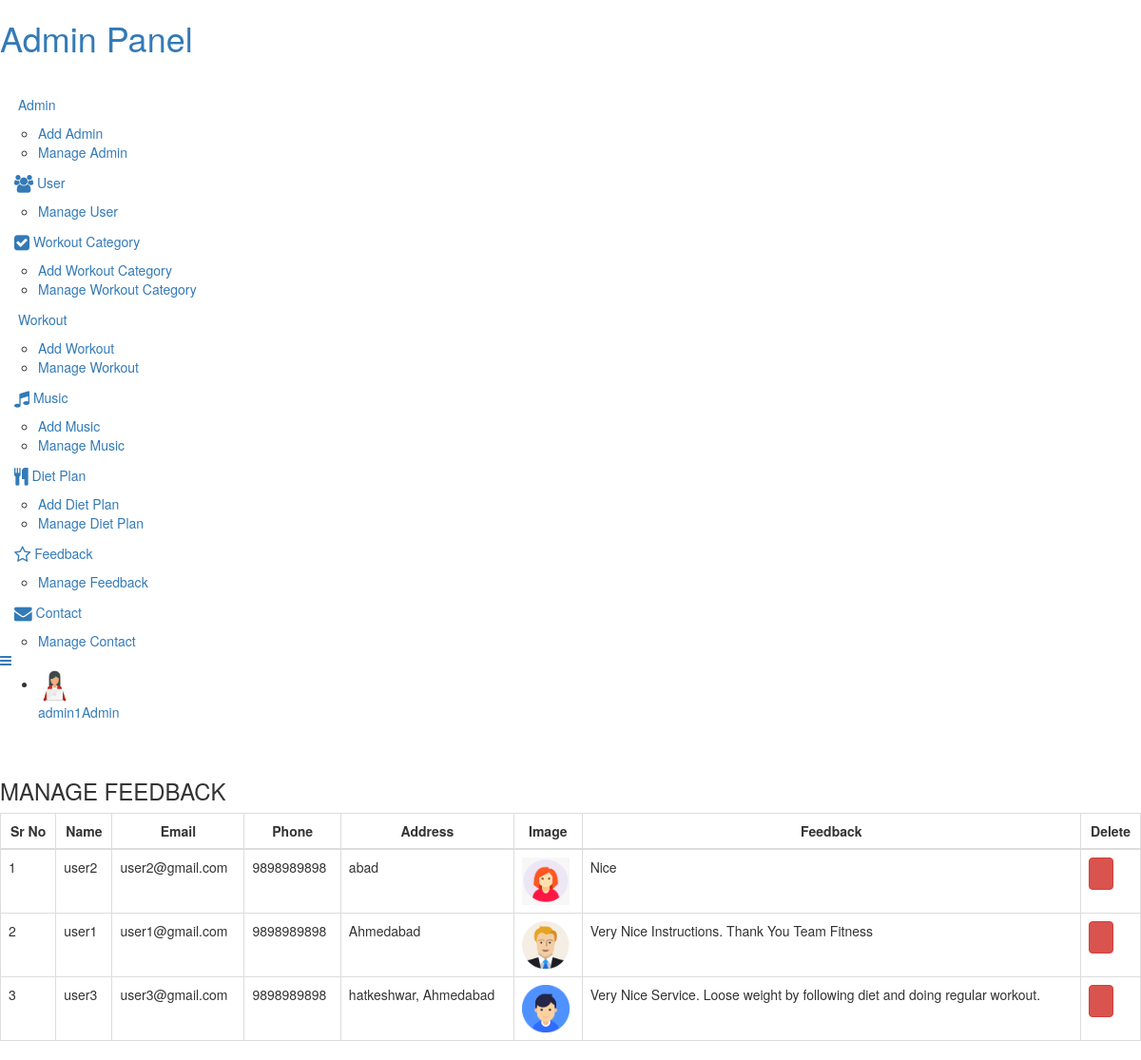
/admin/feedback.php (signed in), run on the app's committed database.
### tables this page shows
CREATE TABLE `tbl_feedback` (
  `f_id` int(11) NOT NULL,
  `feedback` varchar(150) DEFAULT NULL,
  `f_status` varchar(5) DEFAULT NULL,
  `l_id` int(11) DEFAULT NULL
);

### admin/feedback.php (the view, shortened to what this page needs)
<?php
include "header1.php";
?>
			<div id="page-wrapper">
				<div class="graphs">
					<h3 class="blank1">MANAGE FEEDBACK</h3>
					 <div class="xs tabls">
						<div class="bs-example4" data-example-id="contextual-table">
						<div class="table-responsive">
							<table class="table table-bordered">
							<thead>
								<tr>
									<th><center>Sr No</center></th>
                                    <th><center>Name</center></th>
                                    <th><center>Email</center></th>
                                    <th><center>Phone</center></th>
                                    <th><center>Address</center></th>
                                    <th><center>Image</center></th>
                                    <th><center>Feedback</center></th>
                                    <th><center>Delete</center></th>
								</tr>
							</thead>
							<tbody>
							<?php
                                $seq=1;
								$qry1="SELECT * FROM tbl_feedback WHERE f_status='1'";
								$run1=mysqli_query($con,$qry1);
								while($result1=mysqli_fetch_array($run1))
								{
									$l_id=$result1['l_id'];
									$qry2="SELECT * FROM tbl_login WHERE l_id='$l_id'";
									$run2=mysqli_query($con,$qry2);
									$result2=mysqli_fetch_array($run2);
                            ?>
                            <tr>
								<td><?php echo $seq; ?></td>
								<td><?php echo $result2['l_name']; ?></td>
								<td><?php echo $result2['l_email']; ?></td>
								<td><?php echo $result2['l_phone']; ?></td>
								<td class="p"><?php echo $result2['l_add']; ?></td>
								<td><img src="<?php echo $result2['l_img']; ?>" width="50px" height="50px"></td>
								<td class="p"><?php echo $result1['feedback']; ?></td>
								<td><a href="?del=<?php echo $result1['f_id'];?>" onclick="return confirm(' Sure to Delete');" class="btn btn-danger btn-circle btn"><i class="fa fa-trash"></i></a></td>
                            </tr>
                            <?php
								$seq++;
								}
							?>
							</tbody>
						</table>
					</div>
				</div>
			</div>
		</div>
	</div>
<?php
	include "footer1.php";
?>

### admin/header1.php (shortened to what this page needs)
<?php
include "connection.php";
    if(!isset($_SESSION['log']))
    {
        header("location:../user/login.php");
    }
    else
    {
        $log = $_SESSION['log'];
        $qry1="SELECT * FROM tbl_login WHERE l_email='$log'";
        $run1=mysqli_query($con,$qry1);
        $result1=mysqli_fetch_array($run1);
        $img=$result1['l_img'];
        $name=$result1['l_name'];
    }
?>
<!DOCTYPE HTML>
<html>
<head>
<link rel="stylesheet" href="https://cdnjs.cloudflare.com/ajax/libs/font-awesome/4.7.0/css/font-awesome.min.css">
<link href="css/bootstrap.min.css" rel='stylesheet' type='text/css' />
<link href="css/style.css" rel='stylesheet' type='text/css' />
<link href="css/font-awesome.css" rel="stylesheet">
<link rel="stylesheet" href="css/icon-font.min.css" type='text/css' />
<link href="css/animate.css" rel="stylesheet" type="text/css" media="all">
</head>
 <body class="sticky-header left-side-collapsed"  onload="initMap()">
    <section>
		<div class="left-side sticky-left-side">
			<div class="logo">
				<h1><a href="index.php">Admin <span>Panel</span></a></h1>
			</div>
			<div class="logo-icon text-center">
				<a href="index.php"><i class="lnr lnr-home"></i> </a>
			</div>
			<div class="left-side-inner">
					<ul class="nav nav-pills nav-stacked custom-nav">
						<li class="menu-list">
							<a href="#"><i class="fa fa-user-o fa-lg" aria-hidden="true"></i>
								<span>Admin</span></a>
								<ul class="sub-menu-list">
									<li><a href="add_admin.php">Add Admin</a> </li>
									<li><a href="manage_admin.php">Manage Admin</a></li>
								</ul>
						</li>
						<li class="menu-list">
							<a href="#"><i class="fa fa-users fa-lg" aria-hidden="true"></i>
								<span>User</span></a>
								<ul class="sub-menu-list">
									<li><a href="manage_user.php">Manage User</a></li>
								</ul>
						</li>
						<li class="menu-list">
							<a href="#"><i class="fa fa-check-square fa-lg" aria-hidden="true"></i>
								<span>Workout Category</span></a>
								<ul class="sub-menu-list">
									<li><a href="add_cat.php">Add Workout Category</a> </li>
									<li><a href="manage_cat.php">Manage Workout Category</a></li>
								</ul>
						</li>
						<li class="menu-list">
							<a href="#"><i class="fa fa-area-chart fa-lg" aria-hidden="true"></i>
								<span>Workout</span></a>
								<ul class="sub-menu-list">
									<li><a href="add_workout.php">Add Workout</a> </li>
									<li><a href="manage_workout.php">Manage Workout</a></li>
								</ul>
						</li>
						<li class="menu-list">
							<a href="#"><i class="fa fa-music fa-lg" aria-hidden="true"></i>
								<span>Music</span></a>
								<ul class="sub-menu-list">
									<li><a href="add_music.php">Add Music</a> </li>
									<li><a href="manage_music.php">Manage Music</a></li>
								</ul>
						</li>
						<li class="menu-list">
							<a href="#"><i class="fa fa-cutlery fa-lg" aria-hidden="true"></i>
								<span>Diet Plan</span></a>
								<ul class="sub-menu-list">
									<li><a href="add_diet.php">Add Diet Plan</a> </li>
									<li><a href="manage_diet.php">Manage Diet Plan</a></li>
								</ul>
						</li>
						<li class="menu-list">
							<a href="#"><i class="fa fa-star-o fa-lg" aria-hidden="true"></i>
								<span>Feedback</span></a>
								<ul class="sub-menu-list">
									<li><a href="feedback.php">Manage Feedback</a> </li>
								</ul>
						</li>
						<li class="menu-list">
							<a href="#"><i class="fa fa-envelope fa-lg" aria-hidden="true"></i>
								<span>Contact</span></a>
								<ul class="sub-menu-list">
									<li><a href="contact.php">Manage Contact</a> </li>
								</ul>
						</li>
					</ul>
			</div>
		</div>
		<div class="main-content">
			<div class="header-section">
			<a class="toggle-btn  menu-collapsed"><i class="fa fa-bars"></i></a>
			<div class="menu-right">
				<div class="user-panel-top">
					<div class="profile_details">
						<ul>
							<li class="dropdown profile_details_drop">
								<a href="#" class="dropdown-toggle" data-toggle="dropdown" aria-expanded="false">
									<div class="profile_img">
										<img src="<?php echo $img; ?>" height="35px" width="35px">
										 <div class="user-name">
											<p><?php echo $name; ?><span>Admin</span></p>
										 </div>
										 <i class="lnr lnr-chevron-down"></i>
										 <i class="lnr lnr-chevron-up"></i>
									</div>
								</a>
							</li>
						</ul>
					</div>
				</div>
			  </div>
			</div>

### data on the page
tbl_feedback: l.l_name "user2", l.l_email "user2@gmail.com", l.l_phone "9898989898", l.l_add "abad", l.l_img (picture), feedback "Nice"
tbl_feedback: l.l_name "user1", l.l_email "user1@gmail.com", l.l_phone "9898989898", l.l_add "Ahmedabad", l.l_img (picture), feedback "Very Nice Instructions. Thank You Team Fitness"
tbl_feedback: l.l_name "user3", l.l_email "user3@gmail.com", l.l_phone "9898989898", l.l_add "hatkeshwar, Ahmedabad", l.l_img (picture), feedback "Very Nice Service. Loose weight by following diet and doing regular workout."

### other printed values
$name "admin1"
